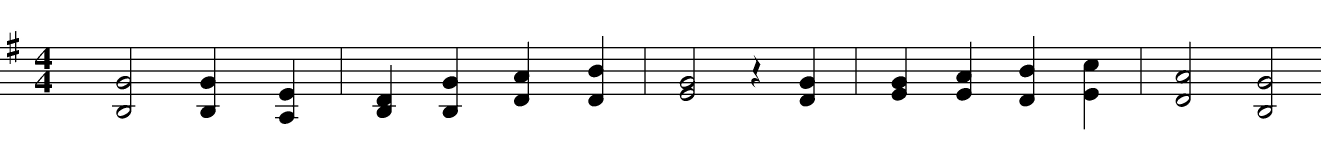
#> input picture Music Recognition/line0_cleaned.jpg, 3962 x 425 px (shown at 1/3 size)
$ python find_measure_columns.py
#> lines starting #> are read from the running program, lines starting #| are printed output that depends on the picture; after the words box and inside, x2 and y2 are one past the last pixel; in counts of white or black regions, pixels touching at a corner belong together
# %%
import numpy as np
import cv2 as cv
import matplotlib.pyplot as plt
import pandas as pd


# Use cleaned version without words!!!
# Measures also includes a place where stem only and note just barely
# Need to also check maybe 10 pix before and after measure

line_spacing = 30

img = cv.imread('line0_cleaned.jpg')
#> img is the input picture: shape (425, 3962, 3); min 0, max 255, mean 235.6
gray_scale = cv.cvtColor(img, cv.COLOR_BGR2GRAY)
gray_scale = gray_scale[:, 2500:3500]
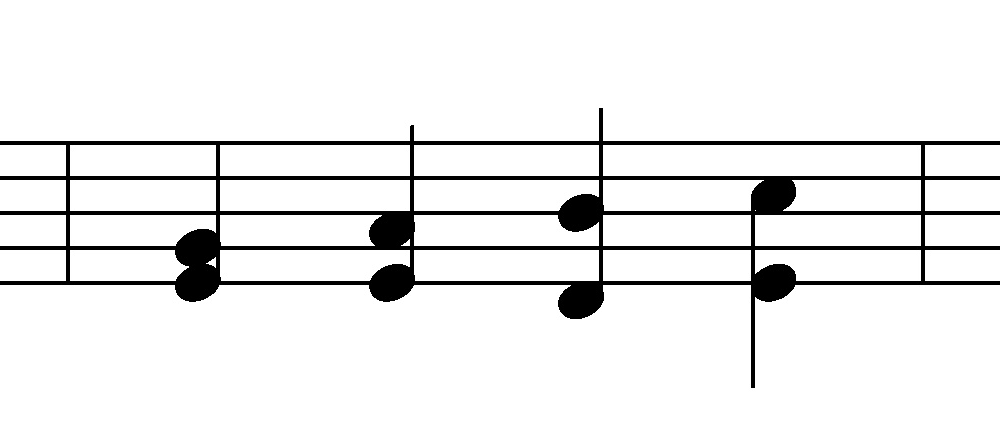
#> gray_scale: shape (425, 1000); min 0, max 255, mean 235.5
ret, gray = cv.threshold(gray_scale, 125, 255, 0)
#> gray: shape (425, 1000); 92.4% white; 1 black region, box (x1, y1, x2, y2) and area: (0, 108, 1000, 388) 32491
cond = (gray.sum(axis=1)/gray.shape[1]) < 127
line_starts = ((~cond[:-1])&cond[1:]).nonzero()[0]
#> line_starts = [140, 175, 210, 245, 280]
line_ends = ((cond[:-1])&(~cond[1:])).nonzero()[0]+1
#> line_ends = [145, 180, 215, 250, 285]

# Create patterns
vert_pattern = 255*np.ones((gray.shape[0], 1), np.uint8)
#> vert_pattern = 425 values from 255 to 255
horz_pattern = 255*np.ones((gray.shape[0], 1), np.uint8)
#> horz_pattern = 425 values from 255 to 255
horz_pattern[cond, 0] = 0 # Turn staff lines black
vert_pattern[line_starts[0]+1:line_ends[-1], 0] = 0


# Check patterns against gray columns
is_vert_pattern = (~gray^vert_pattern).all(axis=0)
is_horz_pattern = (~gray^horz_pattern).all(axis=0)

is_poss_measure = np.logical_and(is_vert_pattern[:-1], ~is_vert_pattern[1:])

measure_cols = []
dcol = line_spacing//2
for col in np.nonzero(is_poss_measure)[0]:
    if is_horz_pattern[col-dcol] and is_horz_pattern[col+dcol]:
        measure_cols.append(col)
#> this loop made 3 passes
#> col on passes 1 to 3: 69, 219, 924
#> after the loop, measure_cols = [69, 924]


print(f'{measure_cols} confirmed measure lines')
#| [69, 924] confirmed measure lines

cv.imshow('test', gray_scale)
cv.waitKey()
cv.destroyAllWindows()


# %%

$ run again, with Music Recognition/line1_cleaned.jpg copied over Music Recognition/line0_cleaned.jpg
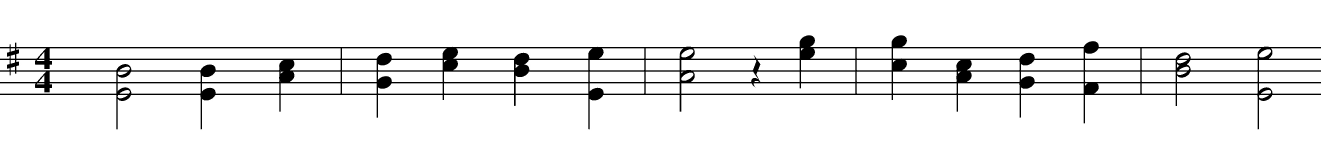
#> input picture Music Recognition/line1_cleaned.jpg, 3962 x 425 px (shown at 1/3 size)
#> img is the input picture: shape (425, 3962, 3); min 0, max 255, mean 235.8
#> `gray_scale = gray_scale[:, 2500:3500]`:
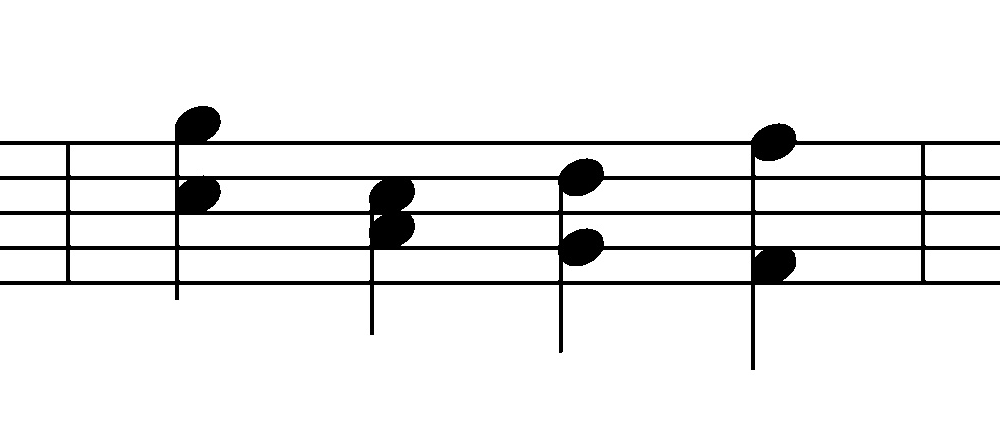
#> gray_scale: shape (425, 1000); min 0, max 255, mean 235.3
#> gray: shape (425, 1000); 92.3% white; 1 black region, box (x1, y1, x2, y2) and area: (0, 106, 1000, 370) 32807
#> line_starts = [140, 175, 210, 245, 280]
#> line_ends = [145, 180, 215, 250, 285]
#> the loop `for col in np.nonzero(is_poss_measure)[0]:` made 2 passes
#> col on passes 1 to 2: 69, 924
#> after the loop `for col in np.nonzero(is_poss_measure)[0]:`: measure_cols = [69, 924]
#| [69, 924] confirmed measure lines

$ run again, with Music Recognition/line2_cleaned.jpg copied over Music Recognition/line0_cleaned.jpg
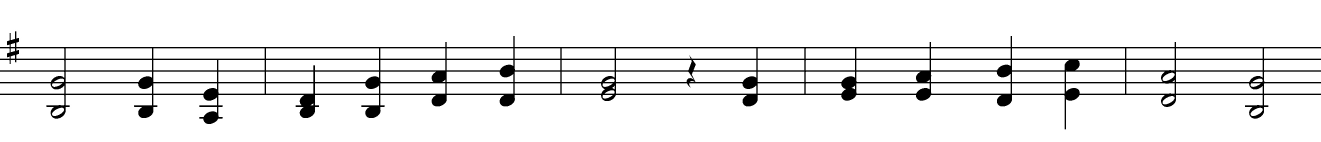
#> input picture Music Recognition/line2_cleaned.jpg, 3962 x 425 px (shown at 1/3 size)
#> img is the input picture: shape (425, 3962, 3); min 0, max 255, mean 235.9
#> `gray_scale = gray_scale[:, 2500:3500]`:
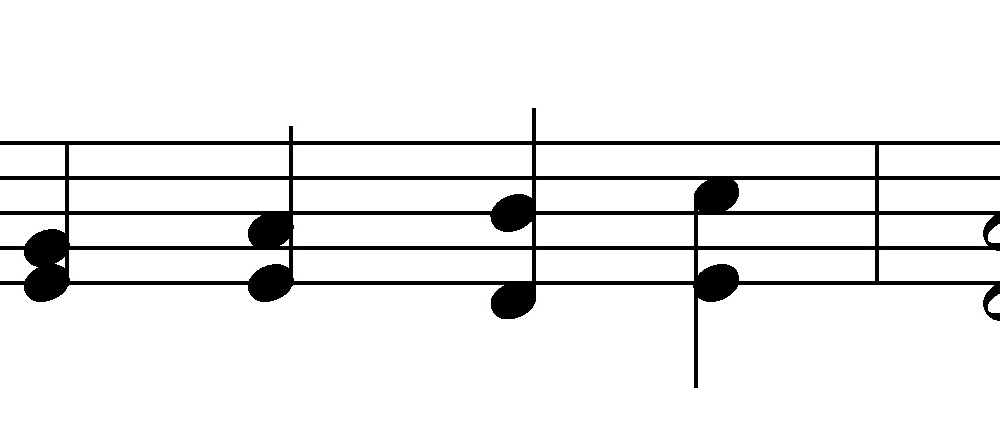
#> gray_scale: shape (425, 1000); min 0, max 255, mean 235.5
#> gray: shape (425, 1000); 92.3% white; 1 black region, box (x1, y1, x2, y2) and area: (0, 108, 1000, 388) 32572
#> line_starts = [140, 175, 210, 245, 280]
#> line_ends = [145, 180, 215, 250, 285]
#> the loop `for col in np.nonzero(is_poss_measure)[0]:` made 1 pass
#> col on pass 1: 878
#> after the loop `for col in np.nonzero(is_poss_measure)[0]:`: measure_cols = [878]
#| [878] confirmed measure lines

$ run again, with Music Recognition/line3_cleaned.jpg copied over Music Recognition/line0_cleaned.jpg
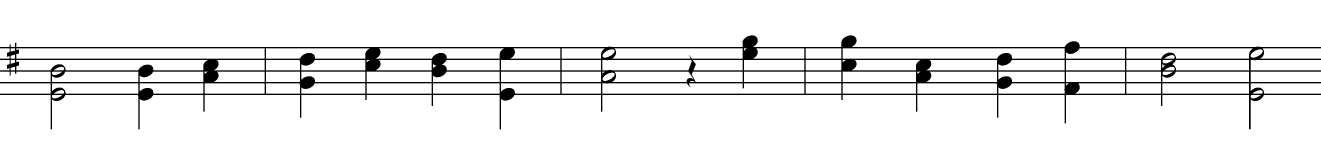
#> input picture Music Recognition/line3_cleaned.jpg, 3962 x 425 px (shown at 1/3 size)
#> img is the input picture: shape (425, 3962, 3); min 0, max 255, mean 236.3
#> `gray_scale = gray_scale[:, 2500:3500]`:
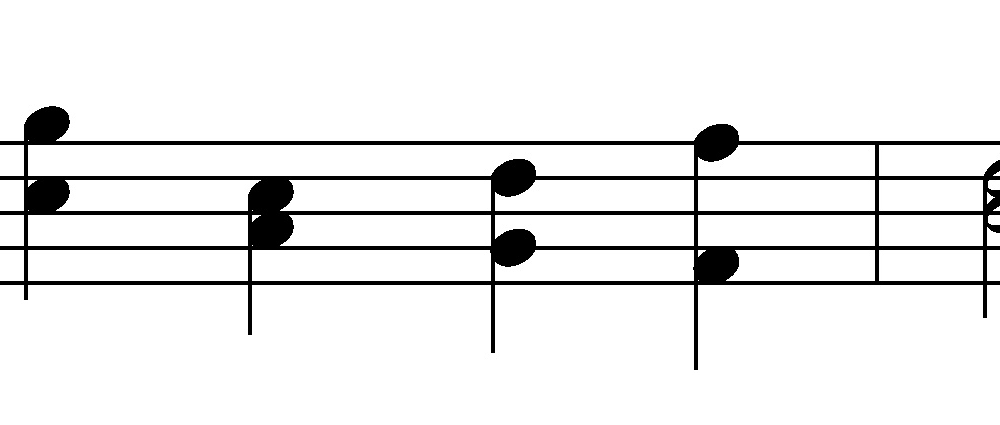
#> gray_scale: shape (425, 1000); min 0, max 255, mean 235
#> gray: shape (425, 1000); 92.2% white; 1 black region, box (x1, y1, x2, y2) and area: (0, 106, 1000, 370) 33276
#> line_starts = [140, 175, 210, 245, 280]
#> line_ends = [145, 180, 215, 250, 285]
#> the loop `for col in np.nonzero(is_poss_measure)[0]:` made 1 pass
#> col on pass 1: 878
#> after the loop `for col in np.nonzero(is_poss_measure)[0]:`: measure_cols = [878]
#| [878] confirmed measure lines
